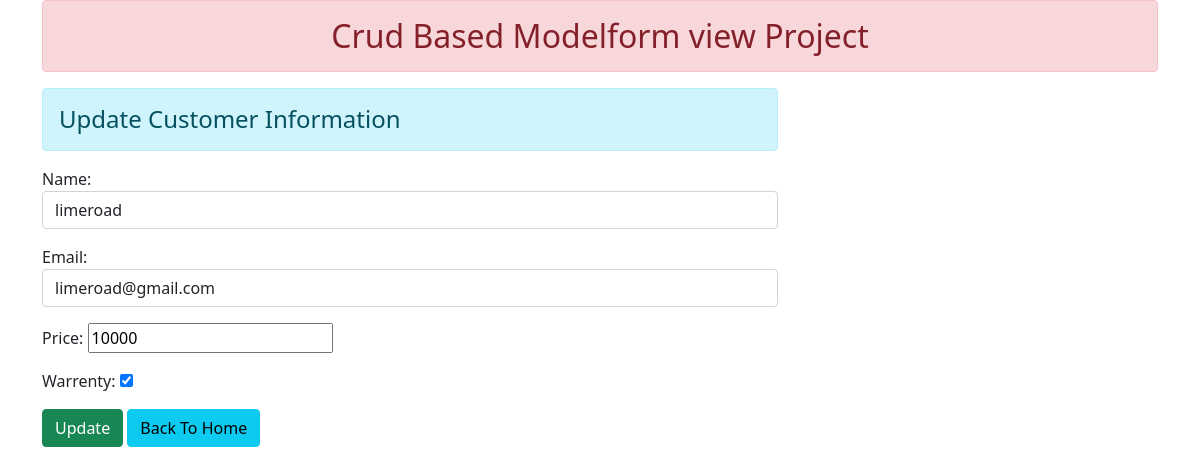
Screenshot of /28/ with the database file from the repository.
### enroll/models.py (models this page shows)
class User(models.Model):
    name = models.CharField(max_length=30)
    email = models.EmailField(max_length=25)
    price = models.BigIntegerField(max_length=10)
    warrenty = models.BooleanField(max_length=1)

### enroll/views.py (the view)
def update_data(request,id):
    if request.method=='POST':
        pi=User.objects.get(pk=id)
        fm=StudentRegistration(request.POST,instance=pi)
        if fm.is_valid():
            fm.save()
    else:
        pi=User.objects.get(pk=id)
        fm=StudentRegistration(instance=pi)
    return render(request,'enroll/updatestudent.html',{'form':fm})

### enroll/forms.py
class StudentRegistration(forms.ModelForm):
    class  Meta:
     model = User
     fields = ['name', 'email', 'price', 'warrenty']
     widgets={
         'name':forms.TextInput(attrs={'class':'form-control'}),
         'email':forms.EmailInput(attrs={'class':'form-control'}),
     }

### enroll/templates/enroll/updatestudent.html
{% extends 'enroll/base.html' %}{% block content %}
<div class="row">
    <div class="col-sm-8">
        <h4 class="alert alert-info"> Update Customer Information</h4>
        <form action="" method="POST">
            {% csrf_token %} {{form.as_p}}
            <button type="submit" value="update" class=" btn btn-success ">Update</button>
            <a href="{% url 'addandshow' %}" class=" btn btn-info ">Back To Home</a>
        </form>
    </div>
    <div> {% endblock content %}

### rows the page displays
User: name "limeroad", email "limeroad@gmail.com", price "10000", warrenty "☑"
